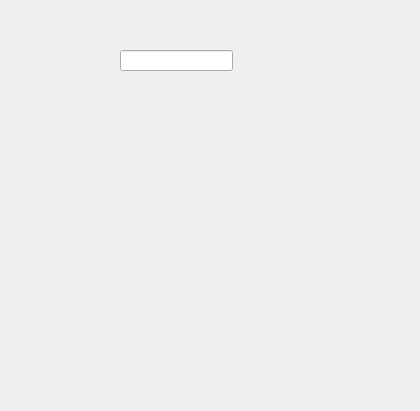
<?xml version="1.0" encoding="UTF-8"?>
<ui version="4.0">
 <class>FileCntDlg</class>
 <widget class="QDialog" name="FileCntDlg">
  <property name="geometry">
   <rect>
    <x>0</x>
    <y>0</y>
    <width>420</width>
    <height>411</height>
   </rect>
  </property>
  <property name="windowTitle">
   <string>Dialog</string>
  </property>
  <widget class="QLineEdit" name="lineEdit">
   <property name="geometry">
    <rect>
     <x>120</x>
     <y>50</y>
     <width>113</width>
     <height>21</height>
    </rect>
   </property>
   <property name="text">
    <string/>
   </property>
  </widget>
 </widget>
 <resources/>
 <connections/>
</ui>
